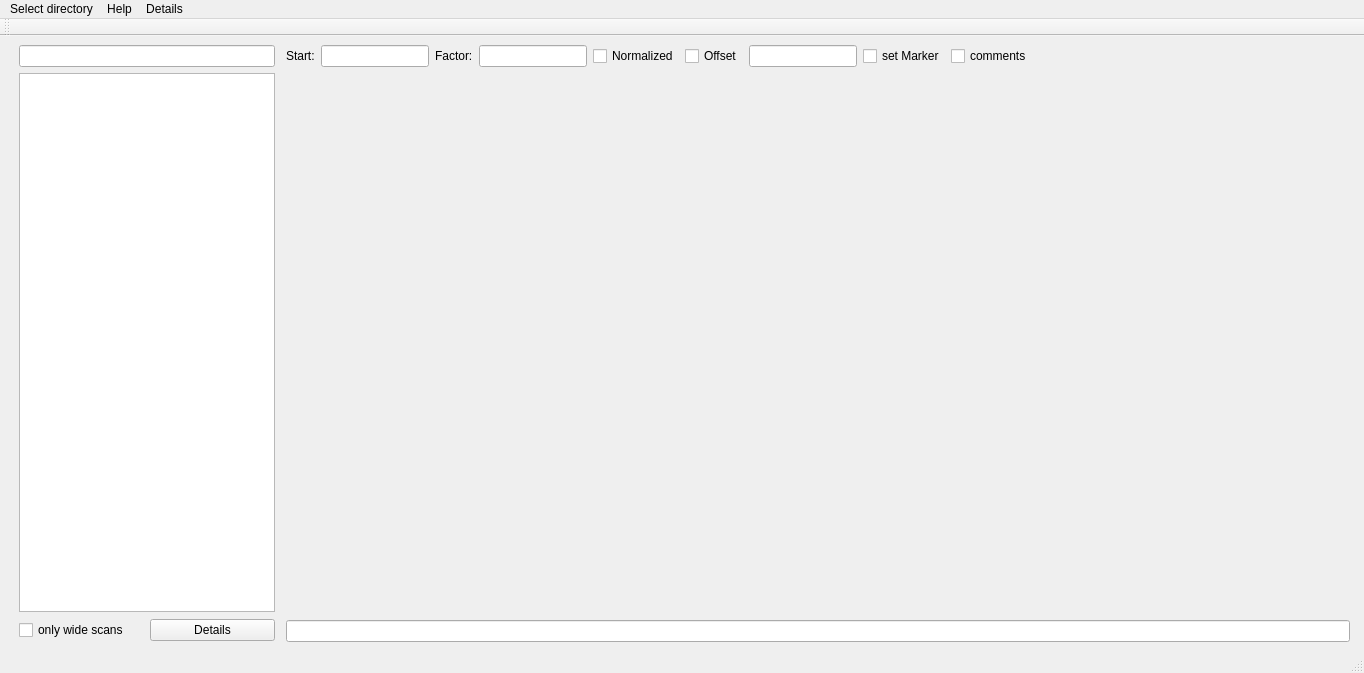
<?xml version="1.0" encoding="UTF-8"?>
<ui version="4.0">
 <class>HREELS_data_browser</class>
 <widget class="QMainWindow" name="HREELS_data_browser">
  <property name="geometry">
   <rect>
    <x>0</x>
    <y>0</y>
    <width>1364</width>
    <height>673</height>
   </rect>
  </property>
  <property name="windowTitle">
   <string>HREELS data browser</string>
  </property>
  <widget class="QWidget" name="centralwidget">
   <layout class="QVBoxLayout" name="verticalLayout_2">
    <item>
     <layout class="QHBoxLayout" name="horizontalLayout">
      <property name="sizeConstraint">
       <enum>QLayout::SetMinimumSize</enum>
      </property>
      <property name="leftMargin">
       <number>5</number>
      </property>
      <property name="rightMargin">
       <number>5</number>
      </property>
      <item>
       <layout class="QVBoxLayout" name="verticalLayout_3">
        <property name="sizeConstraint">
         <enum>QLayout::SetMinimumSize</enum>
        </property>
        <property name="leftMargin">
         <number>5</number>
        </property>
        <property name="rightMargin">
         <number>5</number>
        </property>
        <item>
         <widget class="QLineEdit" name="lineEdit_directory">
          <property name="sizePolicy">
           <sizepolicy hsizetype="Minimum" vsizetype="Fixed">
            <horstretch>0</horstretch>
            <verstretch>0</verstretch>
           </sizepolicy>
          </property>
          <property name="minimumSize">
           <size>
            <width>20</width>
            <height>0</height>
           </size>
          </property>
         </widget>
        </item>
        <item>
         <widget class="QListWidget" name="listWidget">
          <property name="enabled">
           <bool>true</bool>
          </property>
          <property name="sizePolicy">
           <sizepolicy hsizetype="Minimum" vsizetype="Expanding">
            <horstretch>0</horstretch>
            <verstretch>0</verstretch>
           </sizepolicy>
          </property>
          <property name="minimumSize">
           <size>
            <width>20</width>
            <height>0</height>
           </size>
          </property>
          <property name="alternatingRowColors">
           <bool>true</bool>
          </property>
          <property name="selectionMode">
           <enum>QAbstractItemView::ExtendedSelection</enum>
          </property>
         </widget>
        </item>
        <item>
         <layout class="QHBoxLayout" name="horizontalLayout_3">
          <property name="topMargin">
           <number>1</number>
          </property>
          <property name="bottomMargin">
           <number>1</number>
          </property>
          <item>
           <widget class="QCheckBox" name="checkBoxWideScans">
            <property name="text">
             <string>only wide scans</string>
            </property>
           </widget>
          </item>
          <item>
           <widget class="QPushButton" name="pushButton_details">
            <property name="sizePolicy">
             <sizepolicy hsizetype="Minimum" vsizetype="Minimum">
              <horstretch>0</horstretch>
              <verstretch>0</verstretch>
             </sizepolicy>
            </property>
            <property name="minimumSize">
             <size>
              <width>0</width>
              <height>14</height>
             </size>
            </property>
            <property name="toolTip">
             <string>Show all details for the last data file</string>
            </property>
            <property name="text">
             <string>Details</string>
            </property>
           </widget>
          </item>
         </layout>
        </item>
       </layout>
      </item>
      <item>
       <layout class="QVBoxLayout" name="verticalLayout">
        <item>
         <layout class="QHBoxLayout" name="horizontalLayout_2">
          <property name="sizeConstraint">
           <enum>QLayout::SetMinimumSize</enum>
          </property>
          <item>
           <widget class="QLabel" name="label_2">
            <property name="text">
             <string>Start:</string>
            </property>
           </widget>
          </item>
          <item>
           <widget class="QLineEdit" name="lineEdit_xmin">
            <property name="sizePolicy">
             <sizepolicy hsizetype="Fixed" vsizetype="Fixed">
              <horstretch>0</horstretch>
              <verstretch>0</verstretch>
             </sizepolicy>
            </property>
            <property name="minimumSize">
             <size>
              <width>10</width>
              <height>0</height>
             </size>
            </property>
           </widget>
          </item>
          <item>
           <widget class="QLabel" name="label">
            <property name="text">
             <string>Factor:</string>
            </property>
           </widget>
          </item>
          <item>
           <widget class="QLineEdit" name="lineEdit_factor">
            <property name="sizePolicy">
             <sizepolicy hsizetype="Minimum" vsizetype="Fixed">
              <horstretch>0</horstretch>
              <verstretch>0</verstretch>
             </sizepolicy>
            </property>
            <property name="minimumSize">
             <size>
              <width>10</width>
              <height>0</height>
             </size>
            </property>
           </widget>
          </item>
          <item>
           <widget class="QCheckBox" name="checkBoxNormalized">
            <property name="text">
             <string>Normalized</string>
            </property>
           </widget>
          </item>
          <item>
           <widget class="QCheckBox" name="checkBoxOffset">
            <property name="text">
             <string>Offset</string>
            </property>
           </widget>
          </item>
          <item>
           <widget class="QLineEdit" name="lineEdit_offset">
            <property name="sizePolicy">
             <sizepolicy hsizetype="Minimum" vsizetype="Fixed">
              <horstretch>0</horstretch>
              <verstretch>0</verstretch>
             </sizepolicy>
            </property>
            <property name="minimumSize">
             <size>
              <width>10</width>
              <height>0</height>
             </size>
            </property>
           </widget>
          </item>
          <item>
           <widget class="QCheckBox" name="checkBoxMarker">
            <property name="text">
             <string>set Marker</string>
            </property>
           </widget>
          </item>
          <item>
           <widget class="QCheckBox" name="checkBoxComment">
            <property name="text">
             <string>comments</string>
            </property>
           </widget>
          </item>
          <item>
           <spacer name="horizontalSpacer">
            <property name="orientation">
             <enum>Qt::Horizontal</enum>
            </property>
            <property name="sizeHint" stdset="0">
             <size>
              <width>300</width>
              <height>20</height>
             </size>
            </property>
           </spacer>
          </item>
         </layout>
        </item>
        <item>
         <widget class="QLabel" name="drawWidget">
          <property name="sizePolicy">
           <sizepolicy hsizetype="Expanding" vsizetype="MinimumExpanding">
            <horstretch>1</horstretch>
            <verstretch>1</verstretch>
           </sizepolicy>
          </property>
          <property name="minimumSize">
           <size>
            <width>50</width>
            <height>50</height>
           </size>
          </property>
          <property name="text">
           <string/>
          </property>
          <layout class="QVBoxLayout" name="verticalLayout_2"/>
         </widget>
        </item>
        <item>
         <widget class="QLineEdit" name="lineEdit"/>
        </item>
       </layout>
      </item>
     </layout>
    </item>
   </layout>
  </widget>
  <widget class="QMenuBar" name="menubar">
   <property name="geometry">
    <rect>
     <x>0</x>
     <y>0</y>
     <width>1364</width>
     <height>22</height>
    </rect>
   </property>
   <widget class="QMenu" name="menuSelect_directory">
    <property name="title">
     <string>Select directory</string>
    </property>
    <addaction name="action_test"/>
    <addaction name="action_directory"/>
   </widget>
   <widget class="QMenu" name="menuHelp">
    <property name="title">
     <string>Help</string>
    </property>
    <addaction name="action_help"/>
   </widget>
   <widget class="QMenu" name="menuDetails">
    <property name="title">
     <string>Details</string>
    </property>
    <addaction name="actionFile_info"/>
   </widget>
   <addaction name="menuSelect_directory"/>
   <addaction name="menuHelp"/>
   <addaction name="menuDetails"/>
  </widget>
  <widget class="QStatusBar" name="statusbar"/>
  <widget class="QToolBar" name="toolBar">
   <property name="windowTitle">
    <string>toolBar</string>
   </property>
   <attribute name="toolBarArea">
    <enum>TopToolBarArea</enum>
   </attribute>
   <attribute name="toolBarBreak">
    <bool>false</bool>
   </attribute>
  </widget>
  <action name="action_test">
   <property name="text">
    <string>Backup directory</string>
   </property>
  </action>
  <action name="action_directory">
   <property name="text">
    <string>Data directory</string>
   </property>
  </action>
  <action name="action_help">
   <property name="text">
    <string>About</string>
   </property>
  </action>
  <action name="actionFile_info">
   <property name="text">
    <string>File info</string>
   </property>
  </action>
 </widget>
 <resources/>
 <connections/>
</ui>
